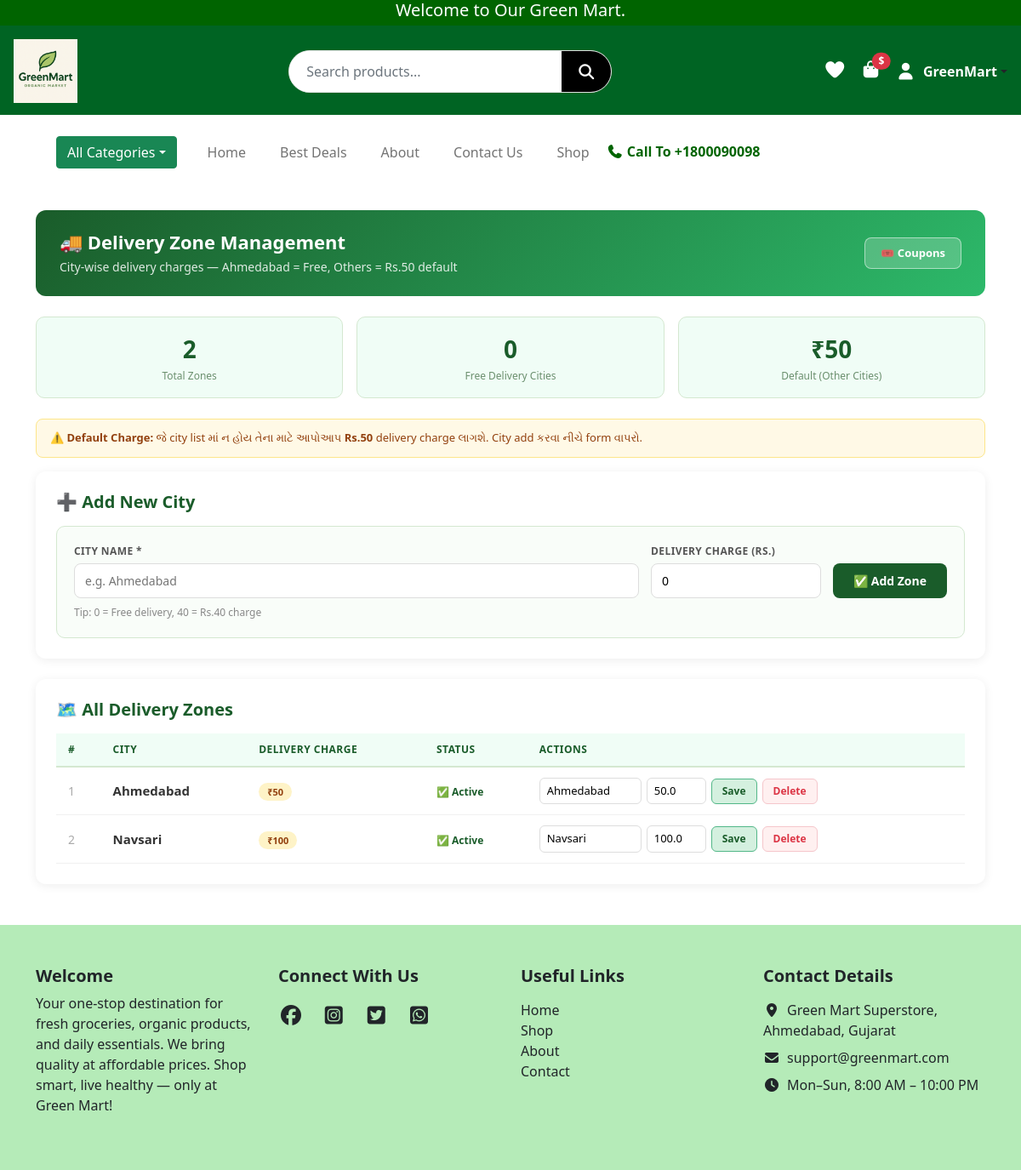
Page /admin/delivery-zones (signed in) on the committed database.
### website/models.py (models this page shows, shortened)
class User(UserMixin, db.Model):
    __tablename__ = "users"
    id            = db.Column(db.Integer, primary_key=True)
    name          = db.Column(db.String(50), nullable=False)
    email         = db.Column(db.String(120), unique=True, nullable=False)
    password_hash = db.Column(db.String(128), nullable=False)
    role          = db.Column(db.String(20), default="customer")
    is_verified   = db.Column(db.Boolean, default=False)

class DeliveryZone(db.Model):
    __tablename__ = "delivery_zone"
    id        = db.Column(db.Integer, primary_key=True)
    city      = db.Column(db.String(100), nullable=False)
    charge    = db.Column(db.Float, default=0)
    is_active = db.Column(db.Boolean, default=True)

### website/admin.py (the view)
@admin.route("/admin/delivery-zones")
@admin_required
def manage_delivery_zones():
    zones       = DeliveryZone.query.order_by(DeliveryZone.city).all()
    login_form  = LoginForm()
    signup_form = SignupForm()
    return render_template("admin/delivery_zones.html",
                           zones=zones,
                           login_form=login_form,
                           signup_form=signup_form)

### website/forms.py
class LoginForm(FlaskForm):
    email = StringField("Email", validators=[DataRequired(), Email()])
    password = PasswordField("Password", validators=[DataRequired()])
    submit = SubmitField("Login")

class SignupForm(FlaskForm):
    name = StringField("Name", validators=[DataRequired(), Length(min=2, max=50)])
    email = StringField("Email", validators=[DataRequired(), Email()])
    password = PasswordField("Password", validators=[DataRequired(), Length(min=6)])
    confirm_password = PasswordField(
        "Confirm Password", validators=[DataRequired(), EqualTo("password")]
    )
    submit = SubmitField("Sign Up")

### website/admin.py (called while the page is built)
def admin_required(f):
    @wraps(f)
    @login_required
    def decorated_function(*args, **kwargs):
        if current_user.role != "admin":
            flash("Admin access required!")
            return redirect(url_for("views.home"))
        return f(*args, **kwargs)
    return decorated_function

### website/templates/admin/delivery_zones.html (shortened to what this page needs)
{% extends "base.html" %}
{% block content %}
<div class="container py-4">
  <div class="page-header">
    <div class="d-flex justify-content-between align-items-center">
      <div>
        <h4>🚚 Delivery Zone Management</h4>
        <p>City-wise delivery charges — Ahmedabad = Free, Others = Rs.50 default</p>
      </div>
      <a href="{{ url_for('admin.manage_coupons') }}"
         style="background:rgba(255,255,255,0.2);color:white;border:1.5px solid rgba(255,255,255,0.5);padding:8px 18px;border-radius:8px;text-decoration:none;font-weight:600;font-size:13px;">
        🎟️ Coupons
      </a>
    </div>
  </div>
  <div class="row g-3 mb-4">
    <div class="col-6 col-md-4">
      <div class="stat-card">
        <div class="stat-num">{{ zones|length }}</div>
        <div class="stat-lbl">Total Zones</div>
      </div>
    </div>
    <div class="col-6 col-md-4">
      <div class="stat-card">
        <div class="stat-num">{{ zones|selectattr('charge', 'equalto', 0)|list|length }}</div>
        <div class="stat-lbl">Free Delivery Cities</div>
      </div>
    </div>
    <div class="col-6 col-md-4">
      <div class="stat-card">
        <div class="stat-num">₹50</div>
        <div class="stat-lbl">Default (Other Cities)</div>
      </div>
    </div>
  </div>
  <div class="default-note">
    ⚠️ <strong>Default Charge:</strong> જે city list માં ન હોય તેના માટે આપોઆપ <strong>Rs.50</strong> delivery charge લાગશે. City add કરવા નીચે form વાપરો.
  </div>
  <div class="admin-card">
    <h5 class="fw-bold mb-3" style="color:#1a5c2a;">➕ Add New City</h5>
    <form method="POST" action="{{ url_for('admin.add_delivery_zone') }}">
      <div class="add-form">
        <div class="form-row">
          <div class="form-group">
            <label>City Name *</label>
            <input name="city" placeholder="e.g. Ahmedabad" required>
          </div>
          <div class="form-group" style="max-width:200px;">
            <label>Delivery Charge (Rs.)</label>
            <input name="charge" type="number" step="0.01" min="0"
                   placeholder="0 = Free" value="0">
          </div>
          <button type="submit" class="btn-add">✅ Add Zone</button>
        </div>
        <p style="font-size:12px;color:#888;margin:8px 0 0;">Tip: 0 = Free delivery, 40 = Rs.40 charge</p>
      </div>
    </form>
  </div>
  <div class="admin-card">
    <h5 class="fw-bold mb-3" style="color:#1a5c2a;">🗺️ All Delivery Zones</h5>
    {% if zones %}
    <div style="overflow-x:auto;">
      <table class="zone-table">
        <thead>
          <tr>
            <th>#</th>
            <th>City</th>
            <th>Delivery Charge</th>
            <th>Status</th>
            <th>Actions</th>
          </tr>
        </thead>
        <tbody>
          {% for zone in zones %}
          <tr>
            <td style="color:#aaa;">{{ loop.index }}</td>
            <td>
              <strong style="font-size:15px;">{{ zone.city }}</strong>
            </td>
            <td>
              {% if zone.charge == 0 %}
                <span class="badge-free">🎉 FREE</span>
              {% else %}
                <span class="badge-paid">₹{{ zone.charge|int }}</span>
              {% endif %}
            </td>
            <td>
              {% if zone.is_active %}
                <span style="color:#1a5c2a;font-size:12px;font-weight:600;">✅ Active</span>
              {% else %}
                <span style="color:#dc3545;font-size:12px;font-weight:600;">❌ Inactive</span>
              {% endif %}
            </td>
            <td>
              <div style="display:flex;gap:6px;align-items:center;">
                <form method="POST" action="{{ url_for('admin.edit_delivery_zone', id=zone.id) }}"
                      style="display:flex;gap:6px;align-items:center;">
                  <input name="city" value="{{ zone.city }}"
                         style="width:120px;padding:5px 8px;border:1.5px solid #ddd;border-radius:6px;font-size:13px;">
                  <input name="charge" type="number" value="{{ zone.charge }}"
                         style="width:70px;padding:5px 8px;border:1.5px solid #ddd;border-radius:6px;font-size:13px;">
                  <button type="submit" class="btn-save">Save</button>
                </form>
                <form method="POST" action="{{ url_for('admin.delete_delivery_zone', id=zone.id) }}"
                      onsubmit="return confirm('Delete {{ zone.city }}?')"
                      style="display:inline;">
                  <button type="submit" class="btn-delete">Delete</button>
                </form>
              </div>
            </td>
          </tr>
          {% endfor %}
        </tbody>
      </table>
    </div>
    {% else %}
    <div style="text-align:center;padding:40px;color:#aaa;">
      <div style="font-size:48px;margin-bottom:12px;">🗺️</div>
      <p style="font-size:16px;">કોઈ zone નથી. ઉપર city ઉમેરો!</p>
      <p style="font-size:13px;">સૂચન: Ahmedabad = 0 (Free), Surat = 40, Vadodara = 40 ઉમેરો</p>
    </div>
    {% endif %}
  </div>
</div>
{% endblock %}

### website/templates/base.html (shortened to what this page needs)
<!DOCTYPE html>
<html lang="en">
<head>
  <link rel="stylesheet" href="{{ url_for('static', filename='css/style.css') }}">
  <link href="https://cdn.jsdelivr.net/npm/bootstrap@5.0.2/dist/css/bootstrap.min.css" rel="stylesheet">
  <link rel="stylesheet" href="https://cdnjs.cloudflare.com/ajax/libs/font-awesome/7.0.1/css/all.min.css">
  <link rel="stylesheet" href="https://cdn.jsdelivr.net/npm/bootstrap-icons@1.11.1/font/bootstrap-icons.css">
  <link href="https://cdn.jsdelivr.net/npm/bootstrap-icons@1.11.1/font/bootstrap-icons.css" rel="stylesheet">
</head>
<body>
<div class="container-fluid top-header">
  <h5 class="text-center mb-0">Welcome to Our Green Mart.</h5>
</div>
<header class="main-header d-flex flex-wrap align-items-center justify-content-between p-3">
  <div class="logo-area">
    <a href="{{ url_for('views.home') }}">
      <img src="{{ url_for('static', filename='images/logo.png') }}" alt="logo" class="img-fluid">
    </a>
  </div>
  <div class="search-area flex-grow-1 mx-3 position-relative d-none d-lg-flex">
    <form class="search-box d-flex" action="{{ url_for('views.search') }}" method="get">
      <input type="text" name="q" id="liveSearch" class="form-control" placeholder="Search products..." autocomplete="off">
      <button type="submit"><i class="fa-solid fa-magnifying-glass"></i></button>
    </form>
  </div>
  <div class="icons-area d-flex align-items-center gap-3 flex-shrink-0">
    <a href="{{ url_for('views.wishlist') }}"><i class="fa-solid fa-heart"></i></a>
    <div class="cart-box position-relative">
      <a href="{{ url_for('views.cart') }}">
        <i class="fa-solid fa-bag-shopping fs-5"></i>
      </a>
      <span class="cart-price position-absolute top-0 start-100 translate-middle badge rounded-pill bg-danger">
        ${{ subtotal }}
      </span>
    </div>
    {% if current_user.is_authenticated %}
    <div class="dropdown">
      <a class="d-flex align-items-center text-dark text-decoration-none dropdown-toggle" data-bs-toggle="dropdown">
        <i class="fa-solid fa-user fs-5"></i>
        <span class="ms-2 fw-bold" style="color:white;">{{ current_user.name }}</span>
      </a>
    </div>
    {% else %}
      <i class="fa-solid fa-user fs-5" data-bs-toggle="modal" data-bs-target="#loginModal"></i>
    {% endif %}
  </div>
</header>
<div class="container nav">
  <nav class="navbar navbar-expand-lg navbar-light bg-white p-4">
    <div class="container-fluid">
      <div class="dropdown me-3">
        <button class="btn btn-success dropdown-toggle" data-bs-toggle="dropdown">All Categories</button>
      </div>
      <div class="collapse navbar-collapse" id="mainNavbar">
        <ul class="navbar-nav me-auto mb-2 mb-lg-0">
          <li class="nav-item"><a class="nav-link" href="{{ url_for('views.home') }}">Home</a></li>
          <li class="nav-item"><a class="nav-link" href="{{ url_for('views.best_deals') }}">Best Deals</a></li>
          <li class="nav-item"><a class="nav-link" href="{{ url_for('views.about') }}">About</a></li>
          <li class="nav-item"><a class="nav-link" href="{{ url_for('views.contact') }}">Contact Us</a></li>
          <li class="nav-item"><a class="nav-link" href="{{ url_for('views.shop') }}">Shop</a></li>
        </ul>
        <h6 class="mb-0 ms-auto"><i class="fa-solid fa-phone"></i> Call To +1800090098</h6>
      </div>
    </div>
  </nav>
</div>
{% block content %}{% endblock %}
<footer class="text-dark py-5" style="background-color: #13be1e50;">
  <div class="container">
    <div class="row g-4">
      <div class="col-12 col-md-3">
        <h5 class="fw-bold">Welcome</h5>
        <p>Your one-stop destination for fresh groceries, organic products, and daily essentials.
          We bring quality at affordable prices. Shop smart, live healthy — only at Green Mart!</p>
      </div>
      <div class="col-12 col-md-3">
        <h5 class="fw-bold mb-3">Connect With Us</h5>
        <a href="#" class="text-dark fs-4 me-3"><i class="fa-brands fa-facebook"></i></a>
        <a href="#" class="text-dark fs-4 me-3"><i class="fa-brands fa-square-instagram"></i></a>
        <a href="#" class="text-dark fs-4 me-3"><i class="fa-brands fa-square-twitter"></i></a>
        <a href="#" class="text-dark fs-4"><i class="fa-brands fa-square-whatsapp"></i></a>
      </div>
      <div class="col-12 col-md-3">
        <h5 class="fw-bold mb-3">Useful Links</h5>
        <ul class="list-unstyled">
          <li><a href="" class="text-dark text-decoration-none">Home</a></li>
          <li><a href="" class="text-dark text-decoration-none">Shop</a></li>
          <li><a href="" class="text-dark text-decoration-none">About</a></li>
          <li><a href="" class="text-dark text-decoration-none">Contact</a></li>
        </ul>
      </div>
      <div class="col-12 col-md-3">
        <h5 class="fw-bold mb-3">Contact Details</h5>
        <ul class="list-unstyled">
          <li class="mb-2"><i class="fa-solid fa-location-dot me-2"></i>Green Mart Superstore, Ahmedabad, Gujarat</li>
          <li class="mb-2"><i class="fa-solid fa-envelope me-2"></i>support@greenmart.com</li>
          <li><i class="fa-solid fa-clock me-2"></i>Mon–Sun, 8:00 AM – 10:00 PM</li>
        </ul>
      </div>
    </div>
  </div>
</footer>
</body>
</html>

### website/static/css/style.css (style rules this page uses)
body, html { overflow-x: hidden; }
.container, .container-fluid { padding-left: 15px; padding-right: 15px; }
.top-header { background-color: #006400; color: white; height: 30px; display: flex; justify-content: center; }
.main-header { height: 105px; background: #006423; display: flex; align-items: center; justify-content: space-between; padding: 0 40px; }
.logo-area img { height: 75px; }
.search-area { flex-grow: 1; display: flex; justify-content: center; }
.search-box { width: 45%; background: #ffffff; display: flex; border-radius: 40px; overflow: hidden; border: 1px solid #e2e2e2; }
.search-box input { flex: 1; border: none; outline: none; padding: 14px 20px; font-size: 16px; }
.search-box button { width: 58px; background: #000; border: none; display: flex; justify-content: center; align-items: center; cursor: pointer; }
.search-box button i { color: white; font-size: 18px; }
.icons-area { display: flex; align-items: center; gap: 25px; }
.icons-area i { font-size: 22px; color: white; cursor: pointer; }
.cart-box { display: flex; align-items: center; gap: 5px; }
.cart-price { color: white; font-size: 17px; font-weight: 500; }
.navbar-nav .nav-link { font-size: 16px; font-weight: 500; margin: 0 12px; color: #000; }
.navbar h6 { margin: 0; font-weight: 600; color: #006400; }
li { list-style: none; }
.form-control { height: 48px; }
body { background: #f4f6f8; font-family: Arial }
input { width: 100%; padding: 10px; margin-bottom: 10px; border: 1px solid #ccc; border-radius: 5px }

### website/templates/admin/delivery_zones.html (style rules this page uses)
.admin-card { background: white; border-radius: 12px; padding: 24px; box-shadow: 0 2px 12px rgba(0,0,0,0.07); margin-bottom: 24px; }
.page-header { background: linear-gradient(135deg, #1a5c2a, #2db96a); color: white; border-radius: 12px; padding: 24px 28px; margin-bottom: 24px; }
.page-header h4 { margin: 0; font-weight: 700; font-size: 22px; }
.page-header p { margin: 6px 0 0; opacity: 0.85; font-size: 14px; }
.zone-table { width: 100%; border-collapse: collapse; }
.zone-table th { background: #f0fdf6; color: #1a5c2a; font-size: 12px; font-weight: 700; text-transform: uppercase; letter-spacing: 0.5px; padding: 10px 14px; border-bottom: 2px solid #d4e8d0; text-align: left; }
.zone-table td { padding: 12px 14px; border-bottom: 1px solid #f0f0f0; font-size: 14px; color: #333; vertical-align: middle; }
.badge-paid { background: #fef3c7; color: #92400e; padding: 3px 10px; border-radius: 20px; font-size: 11px; font-weight: 700; }
.add-form { background: #f9fdf9; border: 1.5px solid #d4e8d0; border-radius: 10px; padding: 20px; }
.form-row { display: flex; gap: 14px; flex-wrap: wrap; align-items: flex-end; }
.form-group { flex: 1; min-width: 150px; }
.form-group label { font-size: 12px; font-weight: 600; color: #555; margin-bottom: 5px; display: block; text-transform: uppercase; letter-spacing: 0.4px; }
.form-group input { width: 100%; padding: 9px 12px; border: 1.5px solid #ddd; border-radius: 8px; font-size: 14px; }
.btn-add { background: #1a5c2a; color: white; border: none; padding: 10px 24px; border-radius: 8px; font-weight: 600; font-size: 14px; cursor: pointer; white-space: nowrap; }
.btn-delete { background: #fff0f0; color: #dc3545; border: 1px solid #f5c6cb; padding: 5px 12px; border-radius: 6px; font-size: 12px; font-weight: 600; cursor: pointer; }
.btn-save { background: #d4f0df; color: #1a5c2a; border: 1px solid #52b788; padding: 5px 12px; border-radius: 6px; font-size: 12px; font-weight: 600; cursor: pointer; }
.default-note { background: #fff9e6; border: 1px solid #fde68a; border-radius: 8px; padding: 12px 16px; font-size: 13px; color: #92400e; margin-bottom: 16px; }
.stat-card { background: #f0fdf6; border: 1px solid #d4e8d0; border-radius: 10px; padding: 16px 20px; text-align: center; }
.stat-card .stat-num { font-size: 28px; font-weight: 800; color: #1a5c2a; }
.stat-card .stat-lbl { font-size: 12px; color: #6b8f6e; margin-top: 2px; }

### rows in the picture
User: name "GreenMart"
DeliveryZone: city "Ahmedabad", charge "50", is_active "✅ Active", charge "50.0"
DeliveryZone: city "Navsari", charge "100", is_active "✅ Active", charge "100.0"

### other values in the picture
{{ zones|length }} "2"
{{ zones|selectattr('charge', 'equalto', 0)|list|length }} "0"
